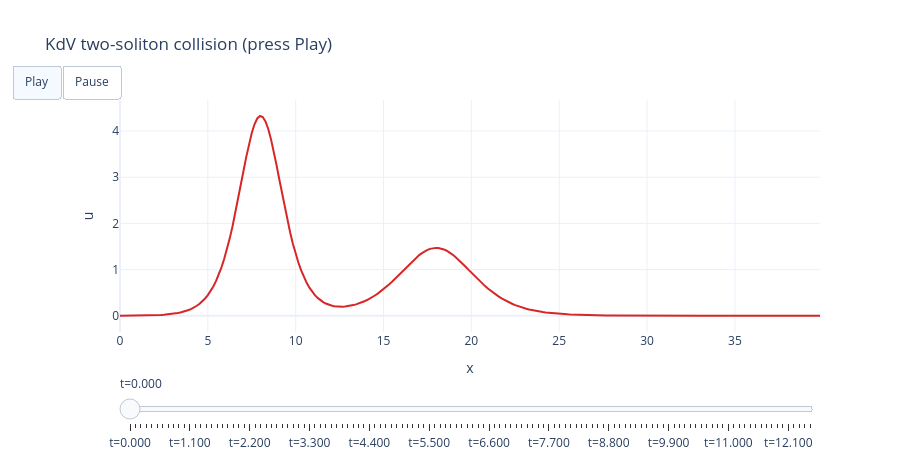

This figure's notebook cell:
### Markdown cell above
**アニメーション**(Play で再生):背の高いソリトンが追いついて衝突し、すり抜けて両方とも形を保つ様子。

### Code cell
import plotly.io as pio
from pde_book import interactive

pio.renderers.default = "plotly_mimetype+notebook_connected"
interactive.plotly_field_evolution(x, U, step=40, dt=dt,
                                   title="KdV two-soliton collision (press Play)").show()

### Figure 1 — Plotly figure (JSON) as saved in the notebook; plotly's stock layout.template omitted (floating-point values rounded to 4 significant figures; data arrays with more than 128 entries replaced by an {"elided": "..."} marker saying what was removed)
{"data": [{"line": {"color": "#d62728", "width": 2}, "mode": "lines", "type": "scatter", "x": {"elided": "256 float values"}, "y": {"elided": "256 float values"}}], "layout": {"height": 460, "sliders": [{"active": 0, "pad": {"t": 40}, "steps": [{"args": [["0"], {"frame": {"duration": 0, "redraw": true}, "mode": "immediate"}], "label": "t=0.000", "method": "animate"}, {"args": [["40"], {"frame": {"duration": 0, "redraw": true}, "mode": "immediate"}], "label": "t=0.100", "method": "animate"}, {"args": [["80"], {"frame": {"duration": 0, "redraw": true}, "mode": "immediate"}], "label": "t=0.200", "method": "animate"}, {"args": [["120"], {"frame": {"duration": 0, "redraw": true}, "mode": "immediate"}], "label": "t=0.300", "method": "animate"}, {"args": [["160"], {"frame": {"duration": 0, "redraw": true}, "mode": "immediate"}], "label": "t=0.400", "method": "animate"}, {"args": [["200"], {"frame": {"duration": 0, "redraw": true}, "mode": "immediate"}], "label": "t=0.500", "method": "animate"}, {"args": [["240"], {"frame": {"duration": 0, "redraw": true}, "mode": "immediate"}], "label": "t=0.600", "method": "animate"}, {"args": [["280"], {"frame": {"duration": 0, "redraw": true}, "mode": "immediate"}], "label": "t=0.700", "method": "animate"}, {"args": [["320"], {"frame": {"duration": 0, "redraw": true}, "mode": "immediate"}], "label": "t=0.800", "method": "animate"}, {"args": [["360"], {"frame": {"duration": 0, "redraw": true}, "mode": "immediate"}], "label": "t=0.900", "method": "animate"}, {"args": [["400"], {"frame": {"duration": 0, "redraw": true}, "mode": "immediate"}], "label": "t=1.000", "method": "animate"}, {"args": [["440"], {"frame": {"duration": 0, "redraw": true}, "mode": "immediate"}], "label": "t=1.100", "method": "animate"}, {"args": [["480"], {"frame": {"duration": 0, "redraw": true}, "mode": "immediate"}], "label": "t=1.200", "method": "animate"}, {"args": [["520"], {"frame": {"duration": 0, "redraw": true}, "mode": "immediate"}], "label": "t=1.300", "method": "animate"}, {"args": [["560"], {"frame": {"duration": 0, "redraw": true}, "mode": "immediate"}], "label": "t=1.400", "method": "animate"}, {"args": [["600"], {"frame": {"duration": 0, "redraw": true}, "mode": "immediate"}], "label": "t=1.500", "method": "animate"}, {"args": [["640"], {"frame": {"duration": 0, "redraw": true}, "mode": "immediate"}], "label": "t=1.600", "method": "animate"}, {"args": [["680"], {"frame": {"duration": 0, "redraw": true}, "mode": "immediate"}], "label": "t=1.700", "method": "animate"}, {"args": [["720"], {"frame": {"duration": 0, "redraw": true}, "mode": "immediate"}], "label": "t=1.800", "method": "animate"}, {"args": [["760"], {"frame": {"duration": 0, "redraw": true}, "mode": "immediate"}], "label": "t=1.900", "method": "animate"}, {"args": [["800"], {"frame": {"duration": 0, "redraw": true}, "mode": "immediate"}], "label": "t=2.000", "method": "animate"}, {"args": [["840"], {"frame": {"duration": 0, "redraw": true}, "mode": "immediate"}], "label": "t=2.100", "method": "animate"}, {"args": [["880"], {"frame": {"duration": 0, "redraw": true}, "mode": "immediate"}], "label": "t=2.200", "method": "animate"}, {"args": [["920"], {"frame": {"duration": 0, "redraw": true}, "mode": "immediate"}], "label": "t=2.300", "method": "animate"}, {"args": [["960"], {"frame": {"duration": 0, "redraw": true}, "mode": "immediate"}], "label": "t=2.400", "method": "animate"}, {"args": [["1000"], {"frame": {"duration": 0, "redraw": true}, "mode": "immediate"}], "label": "t=2.500", "method": "animate"}, {"args": [["1040"], {"frame": {"duration": 0, "redraw": true}, "mode": "immediate"}], "label": "t=2.600", "method": "animate"}, {"args": [["1080"], {"frame": {"duration": 0, "redraw": true}, "mode": "immediate"}], "label": "t=2.700", "method": "animate"}, {"args": [["1120"], {"frame": {"duration": 0, "redraw": true}, "mode": "immediate"}], "label": "t=2.800", "method": "animate"}, {"args": [["1160"], {"frame": {"duration": 0, "redraw": true}, "mode": "immediate"}], "label": "t=2.900", "method": "animate"}, {"args": [["1200"], {"frame": {"duration": 0, "redraw": true}, "mode": "immediate"}], "label": "t=3.000", "method": "animate"}, {"args": [["1240"], {"frame": {"duration": 0, "redraw": true}, "mode": "immediate"}], "label": "t=3.100", "method": "animate"}, {"args": [["1280"], {"frame": {"duration": 0, "redraw": true}, "mode": "immediate"}], "label": "t=3.200", "method": "animate"}, {"args": [["1320"], {"frame": {"duration": 0, "redraw": true}, "mode": "immediate"}], "label": "t=3.300", "method": "animate"}, {"args": [["1360"], {"frame": {"duration": 0, "redraw": true}, "mode": "immediate"}], "label": "t=3.400", "method": "animate"}, {"args": [["1400"], {"frame": {"duration": 0, "redraw": true}, "mode": "immediate"}], "label": "t=3.500", "method": "animate"}, {"args": [["1440"], {"frame": {"duration": 0, "redraw": true}, "mode": "immediate"}], "label": "t=3.600", "method": "animate"}, {"args": [["1480"], {"frame": {"duration": 0, "redraw": true}, "mode": "immediate"}], "label": "t=3.700", "method": "animate"}, {"args": [["1520"], {"frame": {"duration": 0, "redraw": true}, "mode": "immediate"}], "label": "t=3.800", "method": "animate"}, {"args": [["1560"], {"frame": {"duration": 0, "redraw": true}, "mode": "immediate"}], "label": "t=3.900", "method": "animate"}, {"args": [["1600"], {"frame": {"duration": 0, "redraw": true}, "mode": "immediate"}], "label": "t=4.000", "method": "animate"}, {"args": [["1640"], {"frame": {"duration": 0, "redraw": true}, "mode": "immediate"}], "label": "t=4.100", "method": "animate"}, {"args": [["1680"], {"frame": {"duration": 0, "redraw": true}, "mode": "immediate"}], "label": "t=4.200", "method": "animate"}, {"args": [["1720"], {"frame": {"duration": 0, "redraw": true}, "mode": "immediate"}], "label": "t=4.300", "method": "animate"}, {"args": [["1760"], {"frame": {"duration": 0, "redraw": true}, "mode": "immediate"}], "label": "t=4.400", "method": "animate"}, {"args": [["1800"], {"frame": {"duration": 0, "redraw": true}, "mode": "immediate"}], "label": "t=4.500", "method": "animate"}, {"args": [["1840"], {"frame": {"duration": 0, "redraw": true}, "mode": "immediate"}], "label": "t=4.600", "method": "animate"}, {"args": [["1880"], {"frame": {"duration": 0, "redraw": true}, "mode": "immediate"}], "label": "t=4.700", "method": "animate"}, {"args": [["1920"], {"frame": {"duration": 0, "redraw": true}, "mode": "immediate"}], "label": "t=4.800", "method": "animate"}, {"args": [["1960"], {"frame": {"duration": 0, "redraw": true}, "mode": "immediate"}], "label": "t=4.900", "method": "animate"}, {"args": [["2000"], {"frame": {"duration": 0, "redraw": true}, "mode": "immediate"}], "label": "t=5.000", "method": "animate"}, {"args": [["2040"], {"frame": {"duration": 0, "redraw": true}, "mode": "immediate"}], "label": "t=5.100", "method": "animate"}, {"args": [["2080"], {"frame": {"duration": 0, "redraw": true}, "mode": "immediate"}], "label": "t=5.200", "method": "animate"}, {"args": [["2120"], {"frame": {"duration": 0, "redraw": true}, "mode": "immediate"}], "label": "t=5.300", "method": "animate"}, {"args": [["2160"], {"frame": {"duration": 0, "redraw": true}, "mode": "immediate"}], "label": "t=5.400", "method": "animate"}, {"args": [["2200"], {"frame": {"duration": 0, "redraw": true}, "mode": "immediate"}], "label": "t=5.500", "method": "animate"}, {"args": [["2240"], {"frame": {"duration": 0, "redraw": true}, "mode": "immediate"}], "label": "t=5.600", "method": "animate"}, {"args": [["2280"], {"frame": {"duration": 0, "redraw": true}, "mode": "immediate"}], "label": "t=5.700", "method": "animate"}, {"args": [["2320"], {"frame": {"duration": 0, "redraw": true}, "mode": "immediate"}], "label": "t=5.800", "method": "animate"}, {"args": [["2360"], {"frame": {"duration": 0, "redraw": true}, "mode": "immediate"}], "label": "t=5.900", "method": "animate"}, {"args": [["2400"], {"frame": {"duration": 0, "redraw": true}, "mode": "immediate"}], "label": "t=6.000", "method": "animate"}, {"args": [["2440"], {"frame": {"duration": 0, "redraw": true}, "mode": "immediate"}], "label": "t=6.100", "method": "animate"}, {"args": [["2480"], {"frame": {"duration": 0, "redraw": true}, "mode": "immediate"}], "label": "t=6.200", "method": "animate"}, {"args": [["2520"], {"frame": {"duration": 0, "redraw": true}, "mode": "immediate"}], "label": "t=6.300", "method": "animate"}, {"args": [["2560"], {"frame": {"duration": 0, "redraw": true}, "mode": "immediate"}], "label": "t=6.400", "method": "animate"}, {"args": [["2600"], {"frame": {"duration": 0, "redraw": true}, "mode": "immediate"}], "label": "t=6.500", "method": "animate"}, {"args": [["2640"], {"frame": {"duration": 0, "redraw": true}, "mode": "immediate"}], "label": "t=6.600", "method": "animate"}, {"args": [["2680"], {"frame": {"duration": 0, "redraw": true}, "mode": "immediate"}], "label": "t=6.700", "method": "animate"}, {"args": [["2720"], {"frame": {"duration": 0, "redraw": true}, "mode": "immediate"}], "label": "t=6.800", "method": "animate"}, {"args": [["2760"], {"frame": {"duration": 0, "redraw": true}, "mode": "immediate"}], "label": "t=6.900", "method": "animate"}, {"args": [["2800"], {"frame": {"duration": 0, "redraw": true}, "mode": "immediate"}], "label": "t=7.000", "method": "animate"}, {"args": [["2840"], {"frame": {"duration": 0, "redraw": true}, "mode": "immediate"}], "label": "t=7.100", "method": "animate"}, {"args": [["2880"], {"frame": {"duration": 0, "redraw": true}, "mode": "immediate"}], "label": "t=7.200", "method": "animate"}, {"args": [["2920"], {"frame": {"duration": 0, "redraw": true}, "mode": "immediate"}], "label": "t=7.300", "method": "animate"}, {"args": [["2960"], {"frame": {"duration": 0, "redraw": true}, "mode": "immediate"}], "label": "t=7.400", "method": "animate"}, {"args": [["3000"], {"frame": {"duration": 0, "redraw": true}, "mode": "immediate"}], "label": "t=7.500", "method": "animate"}, {"args": [["3040"], {"frame": {"duration": 0, "redraw": true}, "mode": "immediate"}], "label": "t=7.600", "method": "animate"}, {"args": [["3080"], {"frame": {"duration": 0, "redraw": true}, "mode": "immediate"}], "label": "t=7.700", "method": "animate"}, {"args": [["3120"], {"frame": {"duration": 0, "redraw": true}, "mode": "immediate"}], "label": "t=7.800", "method": "animate"}, {"args": [["3160"], {"frame": {"duration": 0, "redraw": true}, "mode": "immediate"}], "label": "t=7.900", "method": "animate"}, {"args": [["3200"], {"frame": {"duration": 0, "redraw": true}, "mode": "immediate"}], "label": "t=8.000", "method": "animate"}, {"args": [["3240"], {"frame": {"duration": 0, "redraw": true}, "mode": "immediate"}], "label": "t=8.100", "method": "animate"}, {"args": [["3280"], {"frame": {"duration": 0, "redraw": true}, "mode": "immediate"}], "label": "t=8.200", "method": "animate"}, {"args": [["3320"], {"frame": {"duration": 0, "redraw": true}, "mode": "immediate"}], "label": "t=8.300", "method": "animate"}, {"args": [["3360"], {"frame": {"duration": 0, "redraw": true}, "mode": "immediate"}], "label": "t=8.400", "method": "animate"}, {"args": [["3400"], {"frame": {"duration": 0, "redraw": true}, "mode": "immediate"}], "label": "t=8.500", "method": "animate"}, {"args": [["3440"], {"frame": {"duration": 0, "redraw": true}, "mode": "immediate"}], "label": "t=8.600", "method": "animate"}, {"args": [["3480"], {"frame": {"duration": 0, "redraw": true}, "mode": "immediate"}], "label": "t=8.700", "method": "animate"}, {"args": [["3520"], {"frame": {"duration": 0, "redraw": true}, "mode": "immediate"}], "label": "t=8.800", "method": "animate"}, {"args": [["3560"], {"frame": {"duration": 0, "redraw": true}, "mode": "immediate"}], "label": "t=8.900", "method": "animate"}, {"args": [["3600"], {"frame": {"duration": 0, "redraw": true}, "mode": "immediate"}], "label": "t=9.000", "method": "animate"}, {"args": [["3640"], {"frame": {"duration": 0, "redraw": true}, "mode": "immediate"}], "label": "t=9.100", "method": "animate"}, {"args": [["3680"], {"frame": {"duration": 0, "redraw": true}, "mode": "immediate"}], "label": "t=9.200", "method": "animate"}, {"args": [["3720"], {"frame": {"duration": 0, "redraw": true}, "mode": "immediate"}], "label": "t=9.300", "method": "animate"}, {"args": [["3760"], {"frame": {"duration": 0, "redraw": true}, "mode": "immediate"}], "label": "t=9.400", "method": "animate"}, {"args": [["3800"], {"frame": {"duration": 0, "redraw": true}, "mode": "immediate"}], "label": "t=9.500", "method": "animate"}, {"args": [["3840"], {"frame": {"duration": 0, "redraw": true}, "mode": "immediate"}], "label": "t=9.600", "method": "animate"}, {"args": [["3880"], {"frame": {"duration": 0, "redraw": true}, "mode": "immediate"}], "label": "t=9.700", "method": "animate"}, {"args": [["3920"], {"frame": {"duration": 0, "redraw": true}, "mode": "immediate"}], "label": "t=9.800", "method": "animate"}, {"args": [["3960"], {"frame": {"duration": 0, "redraw": true}, "mode": "immediate"}], "label": "t=9.900", "method": "animate"}, {"args": [["4000"], {"frame": {"duration": 0, "redraw": true}, "mode": "immediate"}], "label": "t=10.000", "method": "animate"}, {"args": [["4040"], {"frame": {"duration": 0, "redraw": true}, "mode": "immediate"}], "label": "t=10.100", "method": "animate"}, {"args": [["4080"], {"frame": {"duration": 0, "redraw": true}, "mode": "immediate"}], "label": "t=10.200", "method": "animate"}, {"args": [["4120"], {"frame": {"duration": 0, "redraw": true}, "mode": "immediate"}], "label": "t=10.300", "method": "animate"}, {"args": [["4160"], {"frame": {"duration": 0, "redraw": true}, "mode": "immediate"}], "label": "t=10.400", "method": "animate"}, {"args": [["4200"], {"frame": {"duration": 0, "redraw": true}, "mode": "immediate"}], "label": "t=10.500", "method": "animate"}, {"args": [["4240"], {"frame": {"duration": 0, "redraw": true}, "mode": "immediate"}], "label": "t=10.600", "method": "animate"}, {"args": [["4280"], {"frame": {"duration": 0, "redraw": true}, "mode": "immediate"}], "label": "t=10.700", "method": "animate"}, {"args": [["4320"], {"frame": {"duration": 0, "redraw": true}, "mode": "immediate"}], "label": "t=10.800", "method": "animate"}, {"args": [["4360"], {"frame": {"duration": 0, "redraw": true}, "mode": "immediate"}], "label": "t=10.900", "method": "animate"}, {"args": [["4400"], {"frame": {"duration": 0, "redraw": true}, "mode": "immediate"}], "label": "t=11.000", "method": "animate"}, {"args": [["4440"], {"frame": {"duration": 0, "redraw": true}, "mode": "immediate"}], "label": "t=11.100", "method": "animate"}, {"args": [["4480"], {"frame": {"duration": 0, "redraw": true}, "mode": "immediate"}], "label": "t=11.200", "method": "animate"}, {"args": [["4520"], {"frame": {"duration": 0, "redraw": true}, "mode": "immediate"}], "label": "t=11.300", "method": "animate"}, {"args": [["4560"], {"frame": {"duration": 0, "redraw": true}, "mode": "immediate"}], "label": "t=11.400", "method": "animate"}, {"args": [["4600"], {"frame": {"duration": 0, "redraw": true}, "mode": "immediate"}], "label": "t=11.500", "method": "animate"}, {"args": [["4640"], {"frame": {"duration": 0, "redraw": true}, "mode": "immediate"}], "label": "t=11.600", "method": "animate"}, {"args": [["4680"], {"frame": {"duration": 0, "redraw": true}, "mode": "immediate"}], "label": "t=11.700", "method": "animate"}, {"args": [["4720"], {"frame": {"duration": 0, "redraw": true}, "mode": "immediate"}], "label": "t=11.800", "method": "animate"}, {"args": [["4760"], {"frame": {"duration": 0, "redraw": true}, "mode": "immediate"}], "label": "t=11.900", "method": "animate"}, {"args": [["4800"], {"frame": {"duration": 0, "redraw": true}, "mode": "immediate"}], "label": "t=12.000", "method": "animate"}, {"args": [["4840"], {"frame": {"duration": 0, "redraw": true}, "mode": "immediate"}], "label": "t=12.100", "method": "animate"}, {"args": [["4880"], {"frame": {"duration": 0, "redraw": true}, "mode": "immediate"}], "label": "t=12.200", "method": "animate"}, {"args": [["4920"], {"frame": {"duration": 0, "redraw": true}, "mode": "immediate"}], "label": "t=12.300", "method": "animate"}, {"args": [["4960"], {"frame": {"duration": 0, "redraw": true}, "mode": "immediate"}], "label": "t=12.400", "method": "animate"}, {"args": [["5000"], {"frame": {"duration": 0, "redraw": true}, "mode": "immediate"}], "label": "t=12.500", "method": "animate"}]}], "title": {"text": "KdV two-soliton collision (press Play)"}, "updatemenus": [{"buttons": [{"args": [null, {"frame": {"duration": 40, "redraw": true}, "fromcurrent": true}], "label": "Play", "method": "animate"}, {"args": [[null], {"frame": {"duration": 0}, "mode": "immediate"}], "label": "Pause", "method": "animate"}], "direction": "left", "type": "buttons", "x": 0.0, "y": 1.15}], "xaxis": {"title": {"text": "x"}}, "yaxis": {"range": [-0.3503, 4.67], "title": {"text": "u"}}}}
